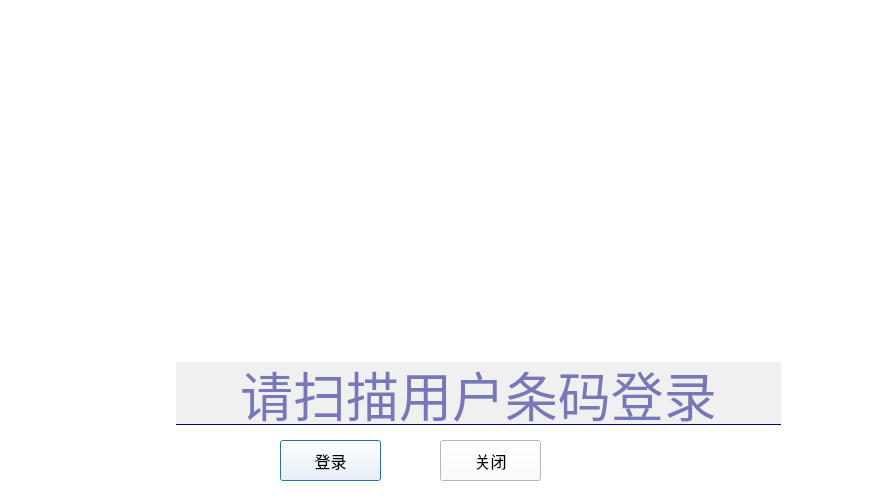
<?xml version="1.0" encoding="UTF-8"?>
<ui version="4.0">
 <class>ScanLoginDlg</class>
 <widget class="QDialog" name="ScanLoginDlg">
  <property name="geometry">
   <rect>
    <x>0</x>
    <y>0</y>
    <width>880</width>
    <height>503</height>
   </rect>
  </property>
  <property name="windowTitle">
   <string>Dialog</string>
  </property>
  <property name="autoFillBackground">
   <bool>false</bool>
  </property>
  <property name="styleSheet">
   <string notr="true">background-color: rgb(255, 255, 255);
</string>
  </property>
  <widget class="QWidget" name="gridLayoutWidget">
   <property name="geometry">
    <rect>
     <x>20</x>
     <y>240</y>
     <width>761</width>
     <height>188</height>
    </rect>
   </property>
   <layout class="QGridLayout" name="gridLayout">
    <item row="1" column="1">
     <widget class="QLineEdit" name="le_usercode">
      <property name="font">
       <font>
        <family>Arial</family>
        <pointsize>40</pointsize>
        <weight>50</weight>
        <bold>false</bold>
       </font>
      </property>
      <property name="focusPolicy">
       <enum>Qt::ClickFocus</enum>
      </property>
      <property name="styleSheet">
       <string notr="true">color:rgb(0, 0, 127);
background-color: rgb(240, 240, 240);
border-style:groove;
border-bottom:1px solid rgb(0, 0, 127);
 
 </string>
      </property>
      <property name="text">
       <string/>
      </property>
      <property name="frame">
       <bool>true</bool>
      </property>
      <property name="alignment">
       <set>Qt::AlignCenter</set>
      </property>
      <property name="readOnly">
       <bool>false</bool>
      </property>
      <property name="placeholderText">
       <string>请扫描用户条码登录</string>
      </property>
     </widget>
    </item>
    <item row="1" column="0">
     <widget class="QLabel" name="lb_loginBar">
      <property name="sizePolicy">
       <sizepolicy hsizetype="Preferred" vsizetype="Preferred">
        <horstretch>50</horstretch>
        <verstretch>0</verstretch>
       </sizepolicy>
      </property>
      <property name="maximumSize">
       <size>
        <width>150</width>
        <height>120</height>
       </size>
      </property>
      <property name="text">
       <string/>
      </property>
      <property name="pixmap">
       <pixmap>img/barblue.jpg</pixmap>
      </property>
      <property name="scaledContents">
       <bool>false</bool>
      </property>
      <property name="alignment">
       <set>Qt::AlignCenter</set>
      </property>
      <property name="margin">
       <number>0</number>
      </property>
     </widget>
    </item>
    <item row="0" column="1">
     <widget class="QLabel" name="lb_userName">
      <property name="sizePolicy">
       <sizepolicy hsizetype="Fixed" vsizetype="Fixed">
        <horstretch>0</horstretch>
        <verstretch>0</verstretch>
       </sizepolicy>
      </property>
      <property name="maximumSize">
       <size>
        <width>598</width>
        <height>110</height>
       </size>
      </property>
      <property name="styleSheet">
       <string notr="true">color:rgb(0, 0, 127);
font: 40pt &quot;黑体&quot;;
</string>
      </property>
      <property name="text">
       <string/>
      </property>
      <property name="textFormat">
       <enum>Qt::PlainText</enum>
      </property>
      <property name="pixmap">
       <pixmap>img/user.jpg</pixmap>
      </property>
      <property name="alignment">
       <set>Qt::AlignCenter</set>
      </property>
     </widget>
    </item>
   </layout>
  </widget>
  <widget class="QWidget" name="verticalLayoutWidget">
   <property name="geometry">
    <rect>
     <x>0</x>
     <y>0</y>
     <width>1019</width>
     <height>232</height>
    </rect>
   </property>
   <layout class="QVBoxLayout" name="verticalLayout">
    <item>
     <widget class="QLabel" name="label">
      <property name="text">
       <string/>
      </property>
      <property name="pixmap">
       <pixmap>img/back_bar.jpg</pixmap>
      </property>
     </widget>
    </item>
   </layout>
  </widget>
  <widget class="QPushButton" name="loginBtn">
   <property name="geometry">
    <rect>
     <x>280</x>
     <y>440</y>
     <width>101</width>
     <height>41</height>
    </rect>
   </property>
   <property name="font">
    <font>
     <family>Arial</family>
     <pointsize>12</pointsize>
    </font>
   </property>
   <property name="text">
    <string>登录</string>
   </property>
  </widget>
  <widget class="QPushButton" name="closeBtn">
   <property name="geometry">
    <rect>
     <x>440</x>
     <y>440</y>
     <width>101</width>
     <height>41</height>
    </rect>
   </property>
   <property name="font">
    <font>
     <family>Arial</family>
     <pointsize>12</pointsize>
    </font>
   </property>
   <property name="text">
    <string>关闭</string>
   </property>
  </widget>
 </widget>
 <resources/>
 <connections/>
</ui>
